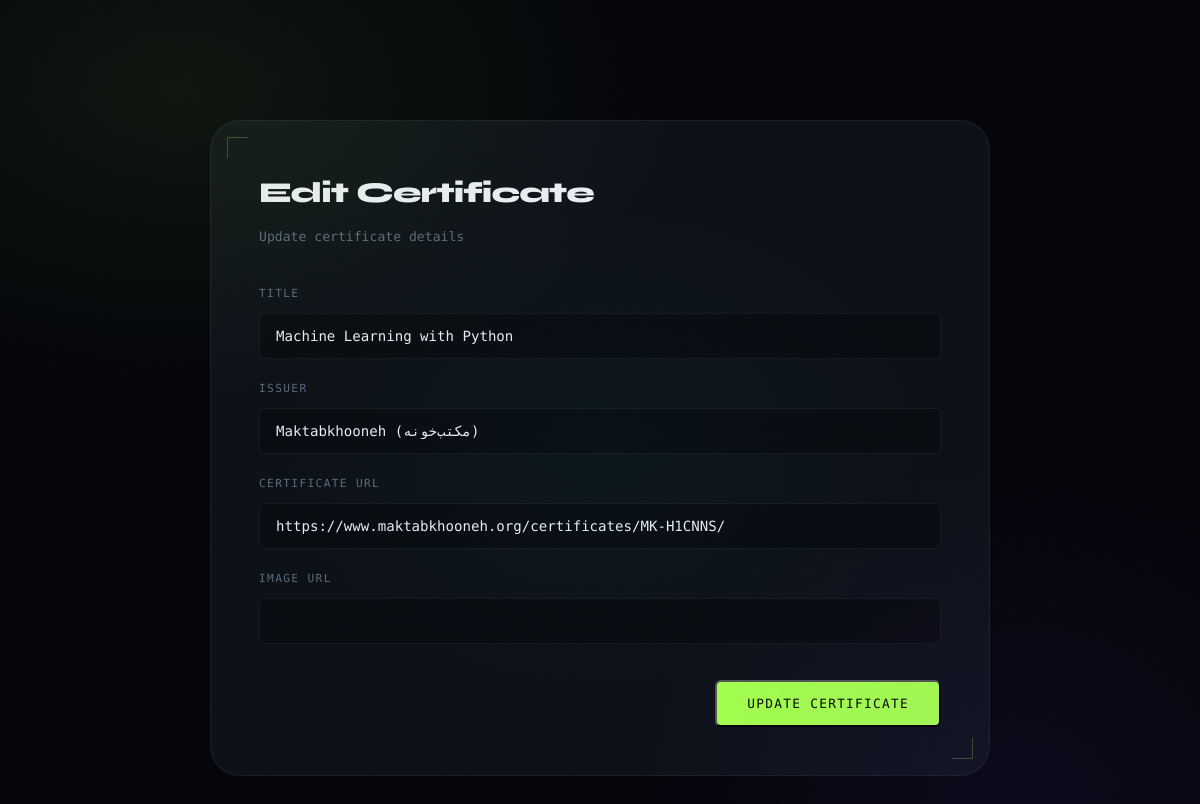
/admin/certificates/edit/2, run on the app's committed database.
### tables this page shows
CREATE TABLE certificates(
    id INTEGER PRIMARY KEY AUTOINCREMENT,
    title TEXT NOT NULL,
    issuer TEXT,
    description TEXT,
    image_url TEXT,
    url TEXT,
    created_at TIMESTAMP DEFAULT CURRENT_TIMESTAMP
);

### app/routes/admin.py (the view)
@router.get("/admin/certificates/edit/{cert_id}")
async def edit_certificate_page(request: Request, cert_id: int):
    conn = get_connection()
    certificate = conn.execute(
        "SELECT * FROM certificates WHERE id = ?",
        (cert_id,)
    ).fetchone()
    conn.close()
    return templates.TemplateResponse(
        "edit_certificate.html",
        {
            "request": request,
            "certificate": certificate
        }
    )

### templates/edit_certificate.html (shortened to what this page needs)
<!DOCTYPE html>
<html lang="en">
<head>
    <link rel="stylesheet" href="/static/css/style.css">
</head>
<body>
<section class="project-form-page">
    <div class="form-container">
        <div class="form-header">
            <h1>Edit Certificate</h1>
            <p>Update certificate details</p>
        </div>
        <form method="POST">
            <div class="form-group">
                <label>Title</label>
                <input type="text"
                       name="title"
                       value="{{ certificate.title }}"
                       required>
            </div>
            <div class="form-group">
                <label>Issuer</label>
                <input type="text"
                       name="issuer"
                       value="{{ certificate.issuer }}">
            </div>
            <div class="form-group">
                <label>Certificate URL</label>
                <input type="text"
                       name="url"
                       value="{{ certificate.url }}">
            </div>
            <div class="form-group">
                <label>Image URL</label>
                <input type="text"
                       name="image_url"
                       value="{{ certificate.image_url }}">
            </div>
            <div class="form-actions">
                <button type="submit" class="btn-primary">
                    Update Certificate
                </button>
            </div>
        </form>
    </div>
</section>
</body>
</html>

### static/css/style.css (style rules this page uses)
:root { --bg-base: #04050a; --bg-surface: #080c12; --bg-raised: #0c1118; --bg-glass: rgba(10,18,30,.55); --bg-card: rgba(255,255,255,.028); --acid: #a3ff4b; --acid-dim: rgba(163,255,75,.12); --acid-border: rgba(163,255,75,.25); --acid-glow: rgba(163,255,75,.18); --violet: #7c3aff; --violet-dim: rgba(124,58,255,.12); --violet-border:rgba(124,58,255,.3); --cyan: #00e5c8; --cyan-dim: rgba(0,229,200,.1); --text-primary: #e8edf3; --text-muted: #5c6a7a; --text-faint: #3a4452; --border-subtle: rgba(255,255,255,.055); --border-mid: rgba(255,255,255,.10); --radius-sm: 6px; --radius-md: 12px; --radius-lg: 20px; --radius-xl: 30px; --radius-pill:999px; --font-display: 'Syne', sans-serif; --font-mono: 'DM Mono', monospace; --transition: .28s cubic-bezier(.4,0,.2,1); }
* { margin:0; padding:0; box-sizing:border-box; }
html { font-size:16px; scroll-behavior:smooth; scrollbar-width:thin; scrollbar-color: var(--acid) var(--bg-surface); }
body { font-family:var(--font-mono); color:var(--text-primary); background:var(--bg-base); overflow-x:hidden; line-height:1.7; }
body::before { content:""; position:fixed; inset:0; background-size:200px 200px; pointer-events:none; z-index:9999; opacity:.5; }
body::after { content:""; position:fixed; inset:0; background: radial-gradient(ellipse 60% 50% at 15% 10%, rgba(163,255,75,.065) 0%, transparent 70%), radial-gradient(ellipse 50% 60% at 85% 90%, rgba(124,58,255,.07) 0%, transparent 65%), radial-gradient(ellipse 40% 40% at 50% 50%, rgba(0,229,200,.03) 0%, transparent 70%); pointer-events:none; z-index:0; }
.btn-primary, .btn-secondary { font-family:var(--font-mono); font-size:.8rem; letter-spacing:.1em; text-transform:uppercase; text-decoration:none; padding:14px 30px; border-radius:var(--radius-sm); transition:var(--transition); position:relative; overflow:hidden; }
.btn-primary { background:var(--acid); color:#060a04; font-weight:500; }
.btn-primary::before { content:""; position:absolute; inset:0; background:rgba(255,255,255,.2); transform:translateX(-110%) skewX(-15deg); transition:.5s; }
.project-form-page { min-height:100vh; display:flex; justify-content:center; align-items:center; padding:120px 20px; }
.form-container { width:100%; max-width:780px; background:var(--bg-raised); border:1px solid var(--border-subtle); padding:48px; border-radius:var(--radius-xl); position:relative; }
.form-container::before { content:""; position:absolute; top:16px; left:16px; width:20px; height:20px; border-top:1px solid var(--acid-border); border-left:1px solid var(--acid-border); }
.form-container::after { content:""; position:absolute; bottom:16px; right:16px; width:20px; height:20px; border-bottom:1px solid var(--acid-border); border-right:1px solid var(--acid-border); }
.form-header { margin-bottom:36px; }
.form-header h1 { font-family:var(--font-display); font-size:1.8rem; font-weight:800; letter-spacing:-.03em; color:var(--text-primary); margin-bottom:8px; }
.form-header p { font-family:var(--font-mono); font-size:.82rem; color:var(--text-muted); font-weight:300; }
.form-group { display:flex; flex-direction:column; margin-bottom:20px; }
.form-group label { font-family:var(--font-mono); font-size:.7rem; letter-spacing:.12em; text-transform:uppercase; color:var(--text-muted); margin-bottom:10px; }
.form-group input, .form-group textarea { font-family:var(--font-mono); font-size:.88rem; background:rgba(0,0,0,.3); color:var(--text-primary); border:1px solid var(--border-subtle); border-radius:var(--radius-sm); padding:14px 16px; transition:var(--transition); outline:none; }
.form-actions { display:flex; justify-content:flex-end; gap:12px; margin-top:36px; }

### data on the page
certificates: title "Machine Learning with Python", issuer "Maktabkhooneh (مکتب‌خونه)", url "https://www.maktabkhooneh.org/certificates/MK-H1CNNS/"
